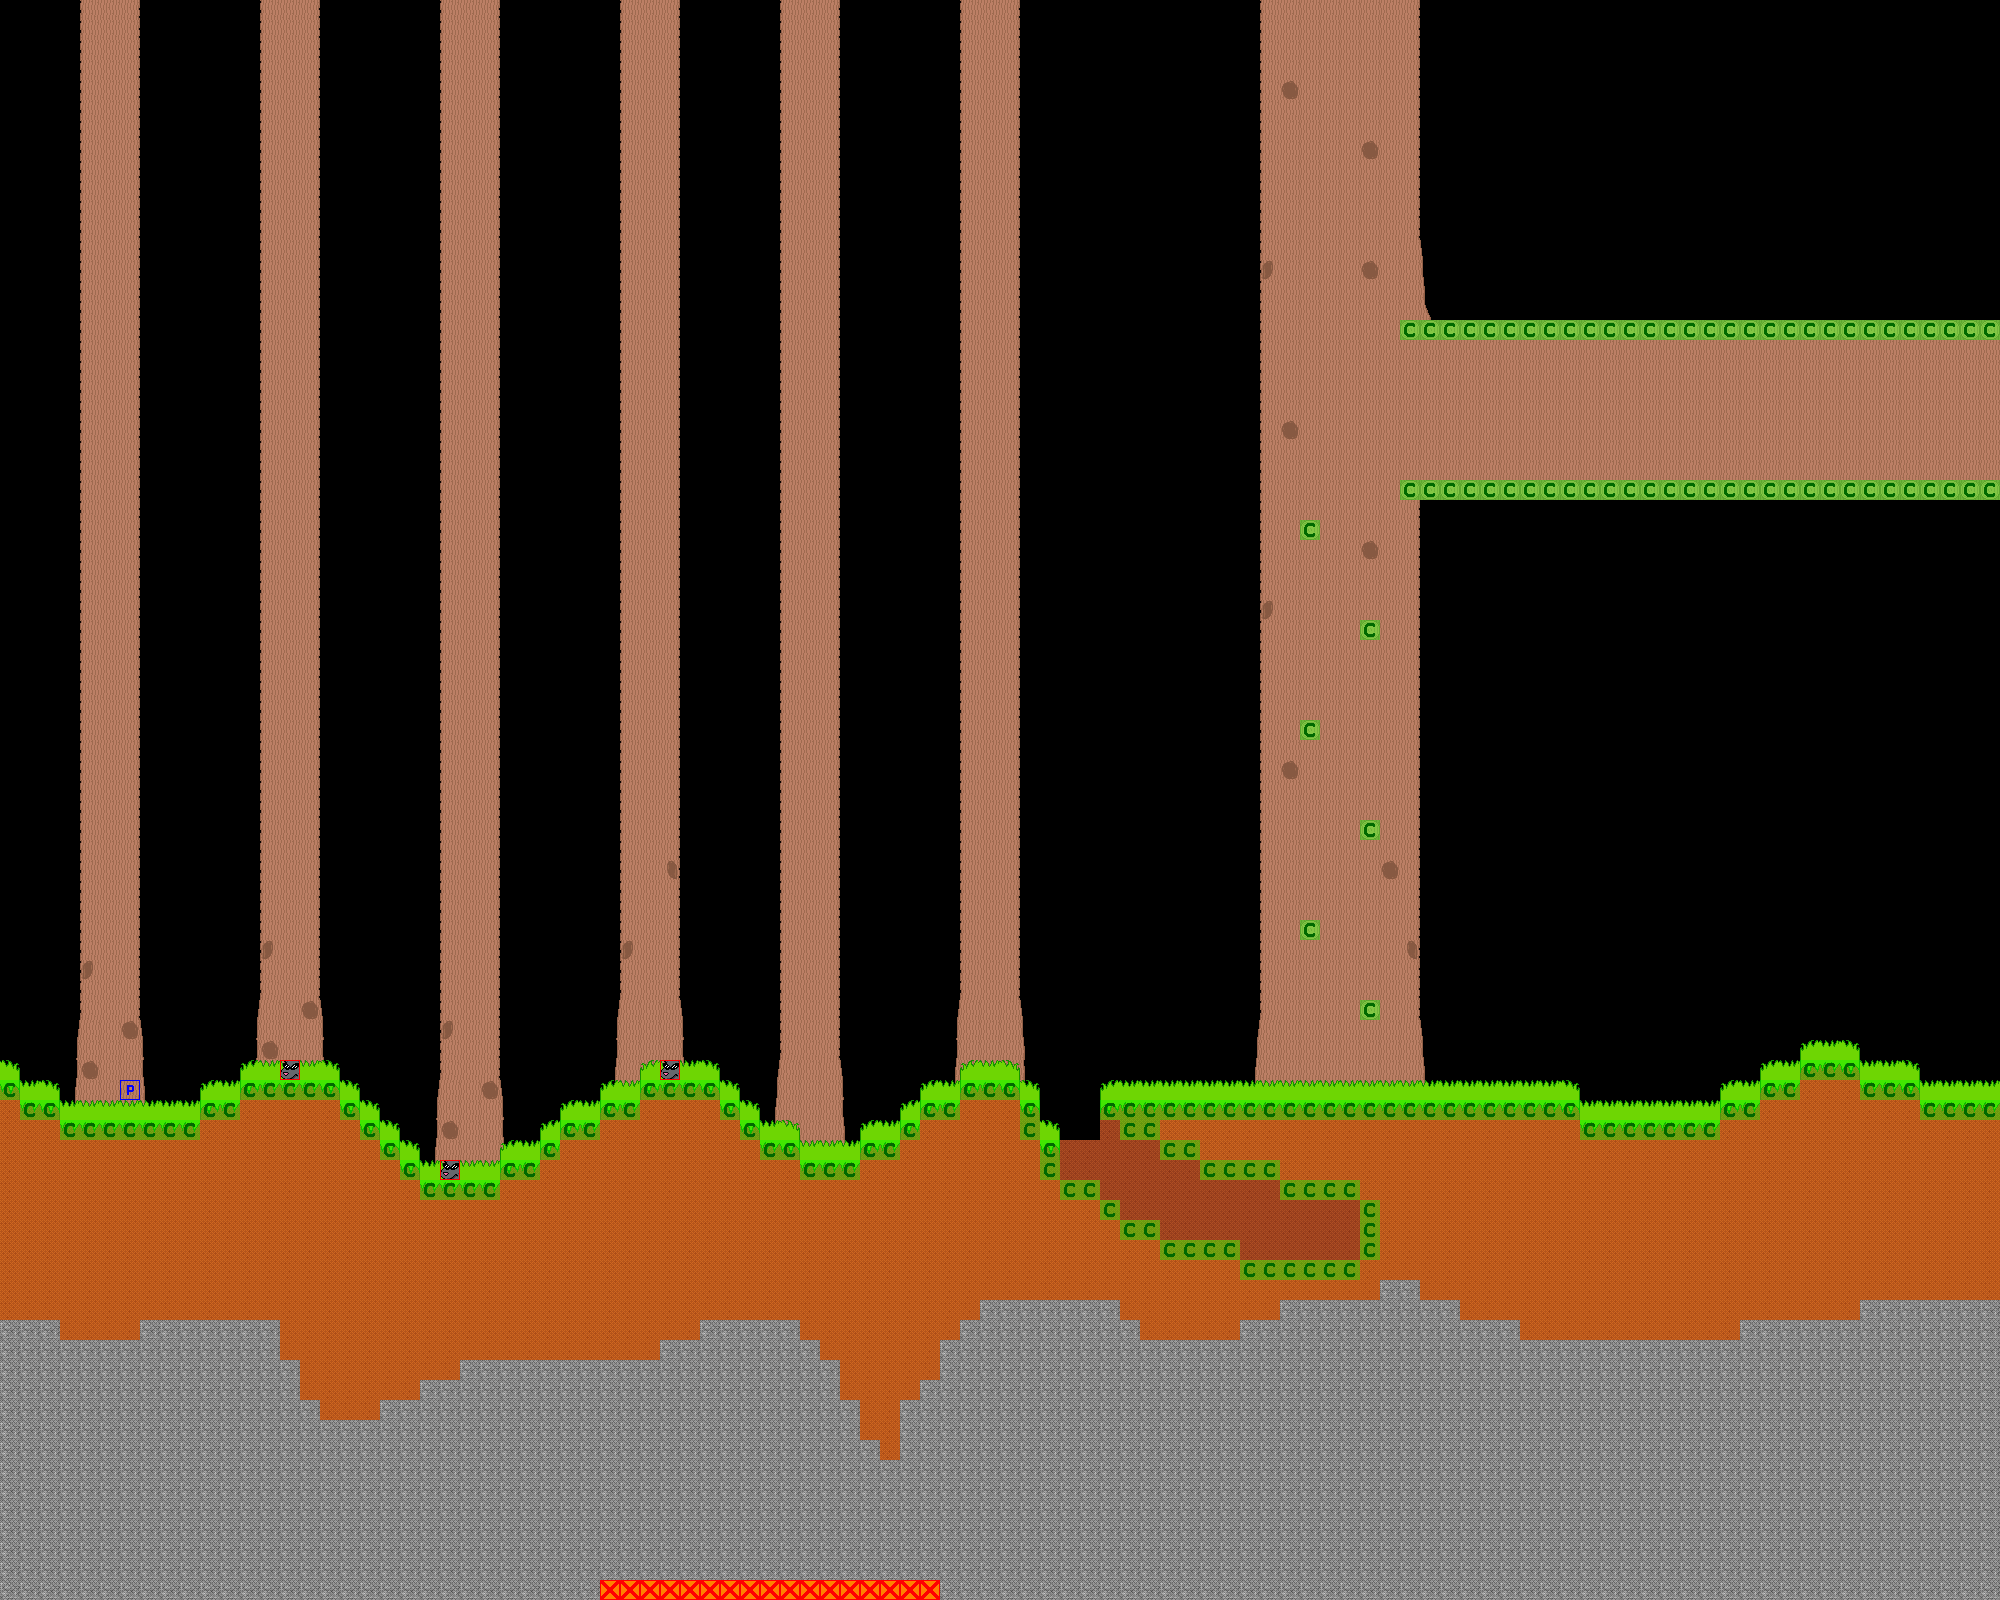

Below is a game level as drawn by its tile map, then a one-line description and the .tmx that defines it (tile-layer data replaced by summaries):
An orthogonal 100x80 tile map with 20x20 px tiles, 5 tile layers (Background, Middle, Front, Colisiones, ...), 2 tilesets.

<map version="1.10" tiledversion="1.11.0" orientation="orthogonal" renderorder="right-down" width="100" height="80" tilewidth="20" tileheight="20" infinite="0" nextlayerid="6" nextobjectid="1">
 <tileset firstgid="1" name="Tiles" tilewidth="20" tileheight="20" tilecount="160" columns="4">
  <image source="imagenes/tiles.png" width="80" height="800" />
 </tileset>
 <tileset firstgid="161" source="Entspawn.tsx" />
 <layer id="1" name="Background" width="100" height="80">
  <data>[8000 cells, 1140 non-empty, 18 distinct tile ids]</data>
 </layer>
 <layer id="5" name="Middle" width="100" height="80">
  <data>[8000 cells, 713 non-empty, 14 distinct tile ids]</data>
 </layer>
 <layer id="2" name="Front" width="100" height="80">
  <data>[8000 cells, 2567 non-empty, 10 distinct tile ids]</data>
 </layer>
 <layer id="3" name="Colisiones" width="100" height="80">
  <data>[8000 cells, 196 non-empty, 1 distinct tile ids]</data>
 </layer>
 <layer id="4" name="Entities" width="100" height="80">
  <data>[8000 cells, 4 non-empty, 2 distinct tile ids]</data>
 </layer>
</map>